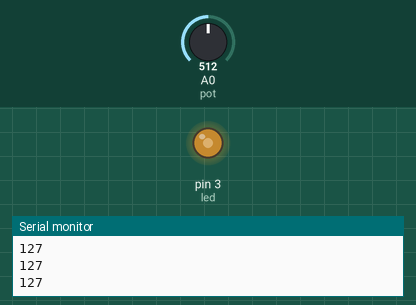
Simulated run of this sketch. Board: Arduino Uno, built with avr-gcc and run on an emulated ATmega328P. Shown: output pins drawn as LEDs (lit = HIGH), the last lines printed to the serial monitor. The test bench sets the inputs (shaded band); at power-on: A0 (pot) = 512.

Above: at 1.2 s.
1.3 s: A0 (pot) set to 716
At 2.5 s:
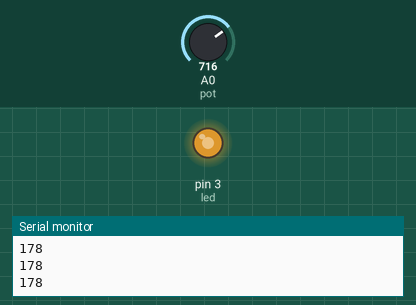
2.8 s: A0 (pot) set to 900
At 3.7 s:
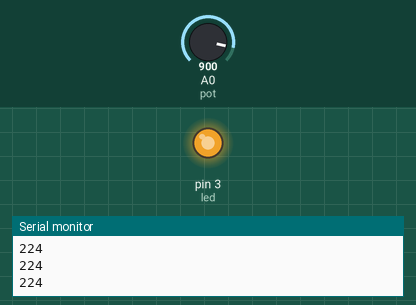
4.3 s: A0 (pot) set to 122
At 4.9 s:
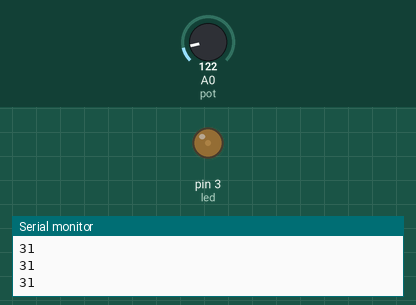
5.8 s: A0 (pot) set to 511
At 6.2 s:
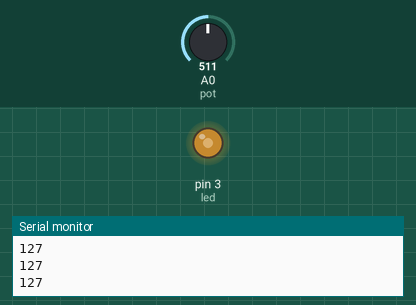
Timing chart, 0 to 8.3 s (numbered marks = the images above; inputs shaded):
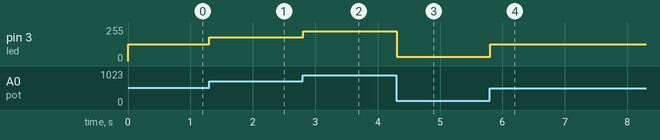

Measured:
- after the input at 1.3 s, pin 3 (led): 127/255 → 178/255 at once
- after the input at 2.8 s, pin 3 (led): 178/255 → 224/255 at once
- after the input at 4.3 s, pin 3 (led): 224/255 → 31/255 at once
- after the input at 5.8 s, pin 3 (led): 31/255 → 127/255 at once

The sketch:

dimmableLED.ino
```cpp
#define led 3
#define pot 0

void setup (){

  pinMode(led, OUTPUT);
  Serial.begin(9600);
}

void loop () {

  int v = analogRead(pot);
  v = map(v , 1, 1024, 1, 255);
  analogWrite(led, v);
  delay(10);
  Serial.println(v);

}
```
